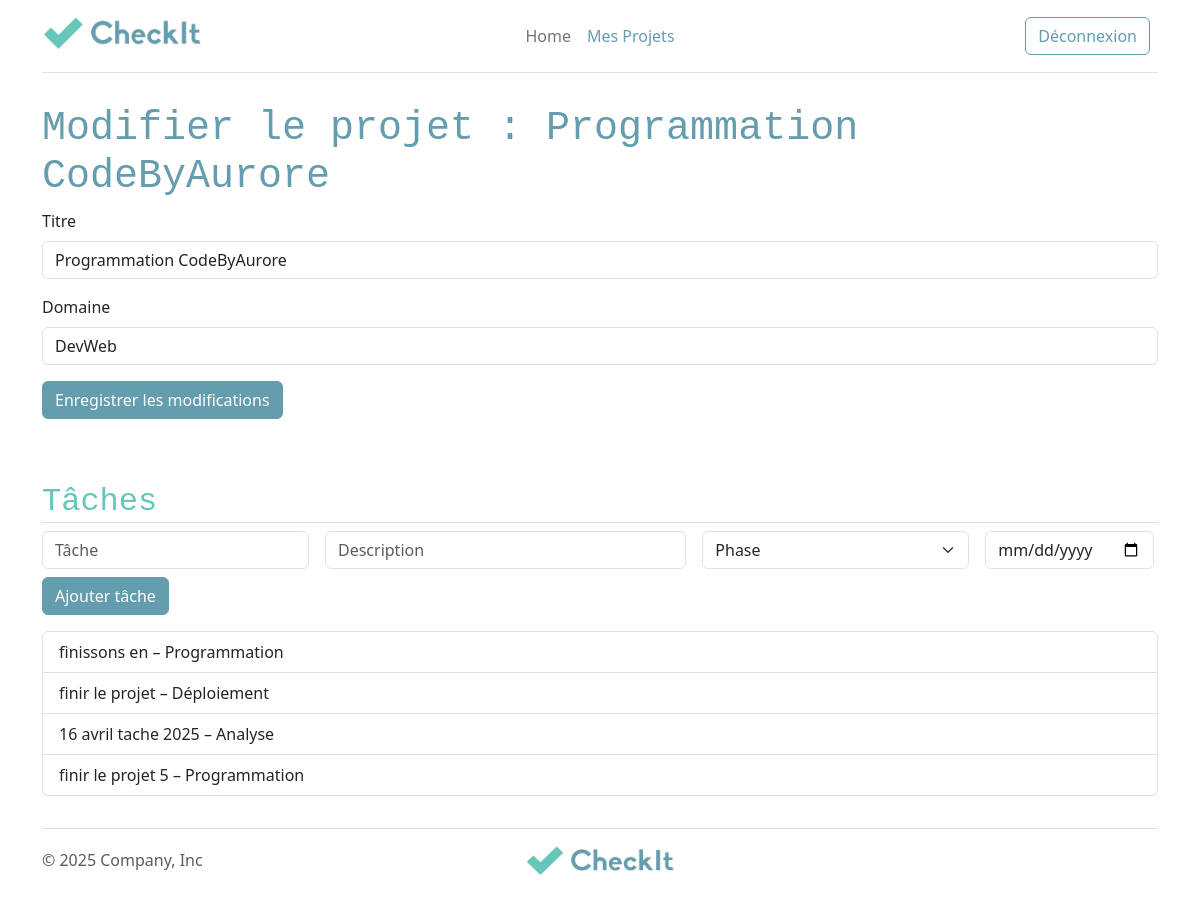
Page /edit-project.php?id=1 (signed in) on the committed database.
### tables this page shows
CREATE TABLE `project` (
  `id` int unsigned NOT NULL AUTO_INCREMENT,
  `title` varchar(100) NOT NULL,
  `needs` longtext NOT NULL,
  `domain_id` int unsigned NOT NULL,
  `user_id` int unsigned NOT NULL,
  PRIMARY KEY (`id`),
  KEY `user_id` (`user_id`),
  KEY `domain_id` (`domain_id`),
  CONSTRAINT `project_ibfk_1` FOREIGN KEY (`user_id`) REFERENCES `user` (`id`) ON DELETE RESTRICT ON UPDATE RESTRICT,
  CONSTRAINT `project_ibfk_2` FOREIGN KEY (`domain_id`) REFERENCES `domain` (`id`) ON DELETE RESTRICT ON UPDATE RESTRICT
);

CREATE TABLE `domain` (
  `id` int unsigned NOT NULL AUTO_INCREMENT,
  `name` varchar(100) NOT NULL,
  `icon` varchar(100) NOT NULL,
  PRIMARY KEY (`id`)
);

CREATE TABLE `task` (
  `id` int unsigned NOT NULL AUTO_INCREMENT,
  `name` varchar(100) NOT NULL,
  `phase` enum('Analyse','Conception','Programmation','Déploiement') NOT NULL,
  `deadline` date DEFAULT NULL,
  `status` tinyint(1) NOT NULL,
  `description` text NOT NULL,
  `project_id` int unsigned NOT NULL,
  PRIMARY KEY (`id`),
  KEY `project_id` (`project_id`),
  CONSTRAINT `task_ibfk_1` FOREIGN KEY (`project_id`) REFERENCES `project` (`id`) ON DELETE RESTRICT ON UPDATE RESTRICT
);

### src/project.php (called while the page is built, shortened)
<?php
function getProjectById(PDO $pdo, int $id): array|bool
{
    $query = $pdo->prepare('
        SELECT project.*, domain.name AS domain_name
        FROM project
        JOIN domain ON project.domain_id = domain.id
        WHERE project.id = :id
    ');
    $query->bindValue(':id', $id, PDO::PARAM_INT);
    $query->execute();
    return $query->fetch(PDO::FETCH_ASSOC);
}

### src/domain.php (called while the page is built)
<?php
function getAllDomains(PDO $pdo):array
{
  $query = $pdo->prepare("SELECT * FROM domain");
  $query->execute();
  return $query->fetchAll(PDO::FETCH_ASSOC);
}

### src/task.php (called while the page is built, shortened)
<?php
  require_once 'pdo.php';
  require_once 'project.php';
  function getProjectTasks(PDO $pdo, int $id): array
  {
      $stmt = $pdo->prepare("SELECT * FROM task WHERE project_id = :id ORDER BY deadline ASC");
      $stmt->bindValue(':id', $id, PDO::PARAM_INT);
      $stmt->execute();
      return $stmt->fetchAll(PDO::FETCH_ASSOC);
  }

### public/edit-project.php (the view, shortened to what this page needs)
<?php
require_once __DIR__ . "/../templates/header.php";
require_once '/../src/pdo.php';
require_once '/../src/project.php';
require_once '/../src/domain.php';
require_once '/../src/task.php';
$id = (int)($_GET['id'] ?? 0);
$project = getProjectById($pdo, $id);
$domains = getAllDomains($pdo);
$tasks = getProjectTasks($pdo, $id);
?>
<div class="container col-xxl-8 py-2 mb-4">
  <h1>Modifier le projet : <?= htmlspecialchars($project['title']) ?></h1>
  <form action="" method="post">
    <div class="mb-3">
      <label for="title" class="form-label">Titre</label>
      <input type="text" name="title" id="title" class="form-control" value="<?= $project['title'] ?>">
    </div>
    <div class="mb-3">
      <label for="domain_id" class="form-label">Domaine</label>
      <select name="domain_id" id="domain_id" class="form-control">
        <?php foreach ($domains as $domain): ?>
          <option value="<?= $domain['id'] ?>" <?= ($domain['id'] === $project['domain_id']) ? 'selected' : '' ?>>
            <?= htmlspecialchars($domain['name']) ?>
          </option>
        <?php endforeach; ?>
      </select>
    </div>
    <input type="submit" name="saveProject" value="Enregistrer les modifications" class="btn btn-primary">
  </form>
  <h2 class="border-bottom pt-3 mt-5">Tâches</h2>
  <form method="post" class="row gy-2 gx-3 align-items-center">
    <div class="col-md-3"><input type="text" name="name" placeholder="Tâche" class="form-control" required></div>
    <div class="col-md-4"><input type="text" name="description" placeholder="Description" class="form-control"></div>
    <div class="col-md-3">
      <select name="phase_id" class="form-select">
        <option value="">Phase</option>
      </select>
    </div>
    <div class="col-md-auto"><input type="date" name="deadline" class="form-control"></div>
    <div class="col-md-auto"><input type="submit" name="saveTask" value="Ajouter tâche" class="btn btn-primary"></div>
  </form>
  <ul class="list-group mt-3">
    <?php foreach ($tasks as $task): ?>
      <li class="list-group-item"><?= htmlspecialchars($task['name']) ?> – <?= $task['phase'] ?></li>
    <?php endforeach; ?>
  </ul>
</div>
<?php
require_once __DIR__ . "/templates/footer.php";
?>

### rows in the picture
project: title "Programmation CodeByAurore", domain_id "DevWeb"
task: name "finissons en", phase "Programmation"
task: name "finir le projet", phase "Déploiement"
task: name "16 avril tache 2025", phase "Analyse"
task: name "finir le projet 5", phase "Programmation"
